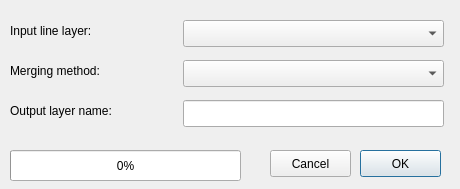
<?xml version="1.0" encoding="UTF-8"?>
<ui version="4.0">
 <class>MergeLinesDialogBase</class>
 <widget class="QDialog" name="MergeLinesDialogBase">
  <property name="geometry">
   <rect>
    <x>0</x>
    <y>0</y>
    <width>460</width>
    <height>189</height>
   </rect>
  </property>
  <property name="windowTitle">
   <string>MergeLines</string>
  </property>
  <widget class="QComboBox" name="layerComboBox">
   <property name="geometry">
    <rect>
     <x>183</x>
     <y>20</y>
     <width>261</width>
     <height>27</height>
    </rect>
   </property>
  </widget>
  <widget class="QLabel" name="label_1">
   <property name="geometry">
    <rect>
     <x>10</x>
     <y>20</y>
     <width>161</width>
     <height>21</height>
    </rect>
   </property>
   <property name="text">
    <string>Input line layer:</string>
   </property>
  </widget>
  <widget class="QLabel" name="label_2">
   <property name="geometry">
    <rect>
     <x>10</x>
     <y>60</y>
     <width>161</width>
     <height>21</height>
    </rect>
   </property>
   <property name="text">
    <string>Merging method:</string>
   </property>
  </widget>
  <widget class="QComboBox" name="mergingComboBox">
   <property name="geometry">
    <rect>
     <x>183</x>
     <y>60</y>
     <width>261</width>
     <height>27</height>
    </rect>
   </property>
  </widget>
  <widget class="QProgressBar" name="progressBar">
   <property name="geometry">
    <rect>
     <x>10</x>
     <y>150</y>
     <width>231</width>
     <height>31</height>
    </rect>
   </property>
   <property name="value">
    <number>0</number>
   </property>
  </widget>
  <widget class="QPushButton" name="runButton">
   <property name="geometry">
    <rect>
     <x>360</x>
     <y>150</y>
     <width>81</width>
     <height>27</height>
    </rect>
   </property>
   <property name="text">
    <string>OK</string>
   </property>
  </widget>
  <widget class="QPushButton" name="closeButton">
   <property name="geometry">
    <rect>
     <x>270</x>
     <y>150</y>
     <width>81</width>
     <height>27</height>
    </rect>
   </property>
   <property name="text">
    <string>Cancel</string>
   </property>
  </widget>
  <widget class="QLabel" name="label_3">
   <property name="geometry">
    <rect>
     <x>10</x>
     <y>100</y>
     <width>161</width>
     <height>21</height>
    </rect>
   </property>
   <property name="text">
    <string>Output layer name:</string>
   </property>
  </widget>
  <widget class="QLineEdit" name="outputLayerEdit">
   <property name="geometry">
    <rect>
     <x>183</x>
     <y>100</y>
     <width>261</width>
     <height>27</height>
    </rect>
   </property>
  </widget>
 </widget>
 <resources/>
 <connections>
  <connection>
   <sender>closeButton</sender>
   <signal>clicked()</signal>
   <receiver>MergeLinesDialogBase</receiver>
   <slot>reject()</slot>
   <hints>
    <hint type="sourcelabel">
     <x>247</x>
     <y>253</y>
    </hint>
    <hint type="destinationlabel">
     <x>199</x>
     <y>149</y>
    </hint>
   </hints>
  </connection>
 </connections>
</ui>
